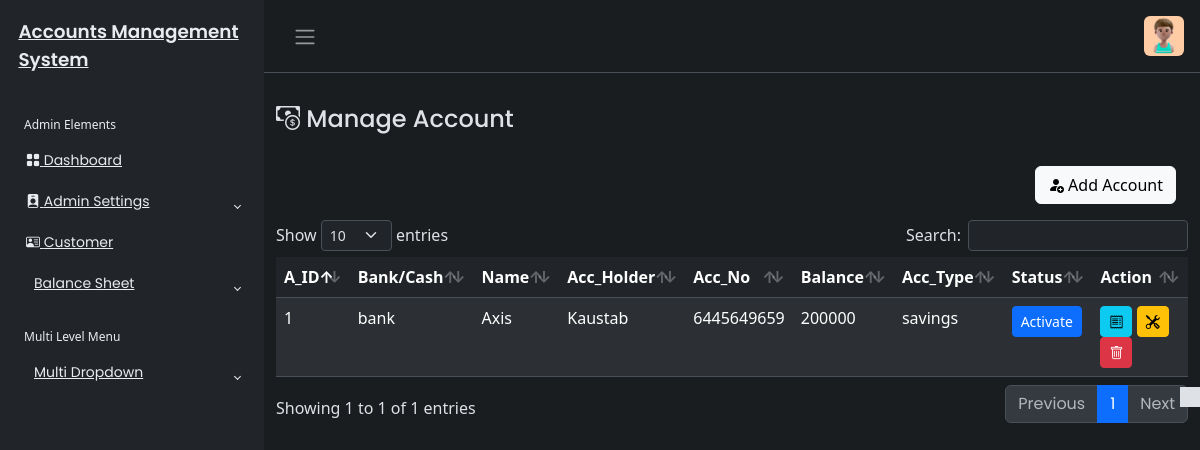
Before: /Accounts/account.php (signed in) with the older database file.
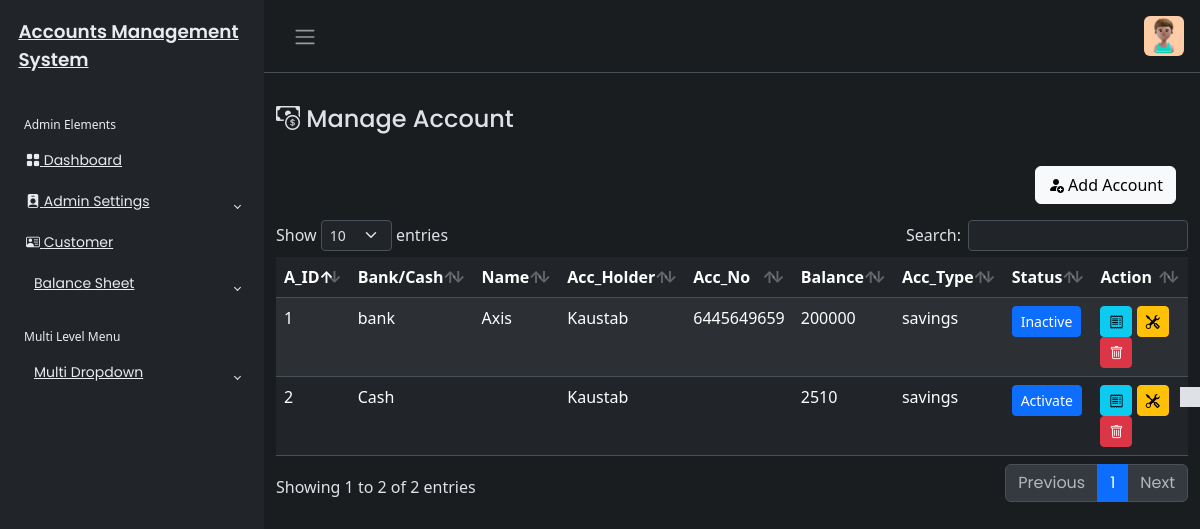
After: the same page with the newer database file.
### tables this page shows
CREATE TABLE `account_tbl` (
  `acc_id` int(20) NOT NULL,
  `ab_name` varchar(450) NOT NULL,
  `acc_num` varchar(400) NOT NULL,
  `acc_status` varchar(400) DEFAULT NULL,
  `acc_ammo` varchar(450) NOT NULL,
  `acc_type` varchar(450) NOT NULL,
  `a_type` varchar(450) NOT NULL,
  `created_at` timestamp NOT NULL DEFAULT current_timestamp(),
  `updated_at` timestamp NOT NULL DEFAULT current_timestamp(),
  `u_id` int(20) NOT NULL
);

CREATE TABLE `user_tbl` (
  `u_id` int(20) NOT NULL,
  `u_name` varchar(255) NOT NULL,
  `u_email` varchar(255) DEFAULT NULL,
  `u_phone` varchar(40) NOT NULL,
  `username` varchar(255) NOT NULL,
  `password` varchar(255) NOT NULL,
  `created_at` timestamp NOT NULL DEFAULT current_timestamp(),
  `updated_at` timestamp NOT NULL DEFAULT current_timestamp(),
  `u_status` varchar(400) DEFAULT NULL,
  `role` varchar(255) DEFAULT NULL
);

### Accounts/account.php (the view, shortened to what this page needs)
<?php
include('../includes/header.php');
if(isset($_SESSION['userAuth'])&& $_SESSION['userAuth']!=""){
    include('../includes/sidebar.php');
?>
<main class="mt-3 pt-3">
    <div class="container-fluid">
        <div class="row">
            <div class="col-md-8">
                <h4><i class="bi bi-cash-coin"></i> Manage Account</h4>
                </div>
                <?php
                require_once('../config/dbcon.php');
                ?>
                <div class="mt-4 px-4">
                    <button type="button" class="btn btn-light float-end" data-bs-toggle="modal" data-bs-target="#accountModal">
                        <i class="bi bi-person-fill-add"></i>
                        Add Account
                    </button>
                </div>
                </div>
                 <?php
                 try{
                    $query = "SELECT * FROM account_tbl inner join user_tbl on account_tbl.u_id=user_tbl.u_id ORDER BY acc_id";
                    $stmt = $pdo->prepare($query);
                    $stmt->execute();
                    $result = $stmt->fetchAll(PDO::FETCH_ASSOC);
                 }catch(PDOException $e){
                    echo "Error fetching records:" .$e->getMessage();
                    $result=[];
                 }?>
                 <div class="mt-3">
                    <table id="example" class="table table-striped data-table" style="width: 100%">
                        <thead>
                            <tr>
                                <th>A_ID</th>
                                <th>Bank/Cash</th>
                                <th>Name</th>
                                <th>Acc_Holder</th>
                                <th>Acc_No</th>
                                <th>Balance</th>
                                <th>Acc_Type</th>
                                <th>Status</th>
                                <th>Action</th>
                            </tr>
                        </thead>
                        <tbody>
                            <?php foreach($result as $row2){?>
                                <tr>
                                    <td><?php echo $row2['acc_id'];?></td>
                                    <td><?php echo $row2['a_type'];?></td>
                                    <td><?php echo $row2['ab_name'];?></td>
                                    <td><?php echo $row2['u_name'];?></td>
                                    <td><?php echo $row2['acc_num'];?></td>
                                    <td><?php echo $row2['acc_ammo'];?></td>
                                    <td><?php echo $row2['acc_type'];?></td>
                                    <td>
                                        <a href="toggle_acc.php?id=<?php echo $row2['acc_id']; ?>"<button type="button" class="btn btn-primary btn-sm" data-toggle="button" aria-pressed="false" autocomplete="off">
                                            <?php echo ($row2['acc_status'] == 'active') ? 'Inactive' : 'Activate'; ?>
                                        </a>
                                    </td>
                                    <td>
                    <button class="btn btn-info btn-sm viewAcc" data-id="<?php echo $row2['acc_id']; ?>" data-bs-toggle="modal" data-bs-target="#viewAccModal"><i class="bi bi-receipt"></i></button>
                     <button class="btn btn-warning btn-sm editAcc" data-id="<?php echo $row2['acc_id']; ?>" data-bs-toggle="modal" data-bs-target="#editAccModal"><i class="bi bi-tools"></i></button>
                     <button class="btn btn-danger btn-sm deleteAcc" data-id="<?php echo $row2['acc_id'];?>" data-bs-toggle="modal" data-bs-target="#deleteAccModal"><i class="bi bi-trash"></i></button>
                    </td>
                                </tr>
                                <?php }?>
                        </tbody>
                        </table>
                 </div>
    </div>
</main>
<?php
include('../includes/footer.php');
}
?>

Changed rows visible on the page:
changed account_tbl "bank": acc_status "Activate" → "Inactive"
added account_tbl: acc_id "2", a_type "Cash", u.u_name "Kaustab", acc_ammo "2510", acc_type "savings", shows "Activate"
Other visible differences:
text written by a page script: "Show entries Search: Showing 1 to 1 of 1 entries Previous 1 Next" → "Show entries Search: Showing 1 to 2 of 2 entries Previous 1 Next"
